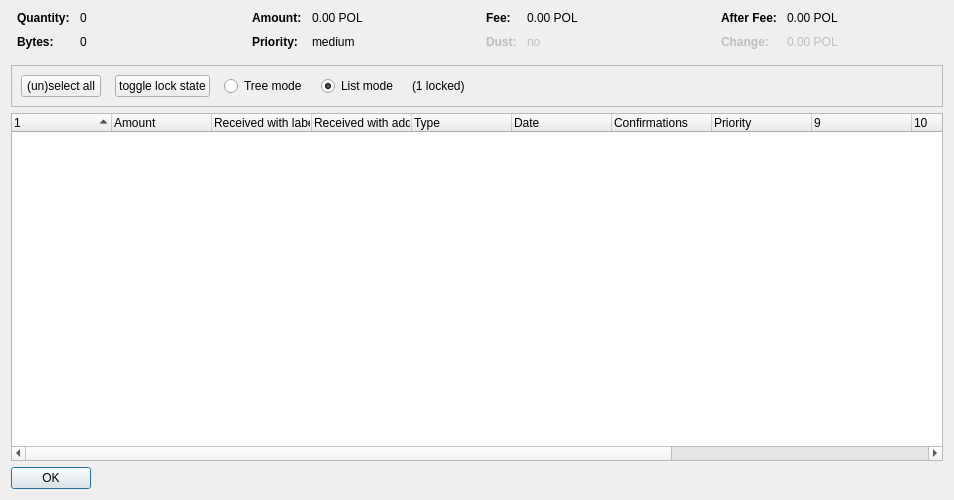
<?xml version="1.0" encoding="UTF-8"?>
<ui version="4.0">
 <class>CoinControlDialog</class>
 <widget class="QDialog" name="CoinControlDialog">
  <property name="geometry">
   <rect>
    <x>0</x>
    <y>0</y>
    <width>954</width>
    <height>500</height>
   </rect>
  </property>
  <property name="windowTitle">
   <string>Coin Selection</string>
  </property>
  <layout class="QVBoxLayout" name="verticalLayout">
   <item>
    <layout class="QHBoxLayout" name="horizontalLayoutTop" stretch="0,0,0,0">
     <property name="topMargin">
      <number>0</number>
     </property>
     <property name="bottomMargin">
      <number>10</number>
     </property>
     <item>
      <layout class="QFormLayout" name="formLayoutCoinControl1">
       <property name="horizontalSpacing">
        <number>10</number>
       </property>
       <property name="verticalSpacing">
        <number>10</number>
       </property>
       <property name="leftMargin">
        <number>6</number>
       </property>
       <property name="rightMargin">
        <number>6</number>
       </property>
       <item row="0" column="0">
        <widget class="QLabel" name="labelCoinControlQuantityText">
         <property name="font">
          <font>
           <weight>75</weight>
           <bold>true</bold>
          </font>
         </property>
         <property name="text">
          <string>Quantity:</string>
         </property>
        </widget>
       </item>
       <item row="0" column="1">
        <widget class="QLabel" name="labelCoinControlQuantity">
         <property name="cursor">
          <cursorShape>IBeamCursor</cursorShape>
         </property>
         <property name="contextMenuPolicy">
          <enum>Qt::ActionsContextMenu</enum>
         </property>
         <property name="text">
          <string notr="true">0</string>
         </property>
         <property name="textInteractionFlags">
          <set>Qt::LinksAccessibleByMouse|Qt::TextSelectableByKeyboard|Qt::TextSelectableByMouse</set>
         </property>
        </widget>
       </item>
       <item row="1" column="0">
        <widget class="QLabel" name="labelCoinControlBytesText">
         <property name="font">
          <font>
           <weight>75</weight>
           <bold>true</bold>
          </font>
         </property>
         <property name="text">
          <string>Bytes:</string>
         </property>
        </widget>
       </item>
       <item row="1" column="1">
        <widget class="QLabel" name="labelCoinControlBytes">
         <property name="cursor">
          <cursorShape>IBeamCursor</cursorShape>
         </property>
         <property name="contextMenuPolicy">
          <enum>Qt::ActionsContextMenu</enum>
         </property>
         <property name="text">
          <string notr="true">0</string>
         </property>
         <property name="textInteractionFlags">
          <set>Qt::LinksAccessibleByMouse|Qt::TextSelectableByKeyboard|Qt::TextSelectableByMouse</set>
         </property>
        </widget>
       </item>
      </layout>
     </item>
     <item>
      <layout class="QFormLayout" name="formLayoutCoinControl2">
       <property name="horizontalSpacing">
        <number>10</number>
       </property>
       <property name="verticalSpacing">
        <number>10</number>
       </property>
       <property name="leftMargin">
        <number>6</number>
       </property>
       <property name="rightMargin">
        <number>6</number>
       </property>
       <item row="0" column="0">
        <widget class="QLabel" name="labelCoinControlAmountText">
         <property name="font">
          <font>
           <weight>75</weight>
           <bold>true</bold>
          </font>
         </property>
         <property name="text">
          <string>Amount:</string>
         </property>
        </widget>
       </item>
       <item row="0" column="1">
        <widget class="QLabel" name="labelCoinControlAmount">
         <property name="cursor">
          <cursorShape>IBeamCursor</cursorShape>
         </property>
         <property name="contextMenuPolicy">
          <enum>Qt::ActionsContextMenu</enum>
         </property>
         <property name="text">
          <string notr="true">0.00 POL</string>
         </property>
         <property name="textInteractionFlags">
          <set>Qt::LinksAccessibleByMouse|Qt::TextSelectableByKeyboard|Qt::TextSelectableByMouse</set>
         </property>
        </widget>
       </item>
       <item row="1" column="0">
        <widget class="QLabel" name="labelCoinControlPriorityText">
         <property name="font">
          <font>
           <weight>75</weight>
           <bold>true</bold>
          </font>
         </property>
         <property name="text">
          <string>Priority:</string>
         </property>
        </widget>
       </item>
       <item row="1" column="1">
        <widget class="QLabel" name="labelCoinControlPriority">
         <property name="cursor">
          <cursorShape>IBeamCursor</cursorShape>
         </property>
         <property name="contextMenuPolicy">
          <enum>Qt::ActionsContextMenu</enum>
         </property>
         <property name="text">
          <string>medium</string>
         </property>
         <property name="textInteractionFlags">
          <set>Qt::LinksAccessibleByMouse|Qt::TextSelectableByKeyboard|Qt::TextSelectableByMouse</set>
         </property>
        </widget>
       </item>
      </layout>
     </item>
     <item>
      <layout class="QFormLayout" name="formLayoutCoinControl3">
       <property name="horizontalSpacing">
        <number>10</number>
       </property>
       <property name="verticalSpacing">
        <number>10</number>
       </property>
       <property name="leftMargin">
        <number>6</number>
       </property>
       <property name="rightMargin">
        <number>6</number>
       </property>
       <item row="0" column="0">
        <widget class="QLabel" name="labelCoinControlFeeText">
         <property name="font">
          <font>
           <weight>75</weight>
           <bold>true</bold>
          </font>
         </property>
         <property name="text">
          <string>Fee:</string>
         </property>
        </widget>
       </item>
       <item row="0" column="1">
        <widget class="QLabel" name="labelCoinControlFee">
         <property name="cursor">
          <cursorShape>IBeamCursor</cursorShape>
         </property>
         <property name="contextMenuPolicy">
          <enum>Qt::ActionsContextMenu</enum>
         </property>
         <property name="text">
          <string notr="true">0.00 POL</string>
         </property>
         <property name="textInteractionFlags">
          <set>Qt::LinksAccessibleByMouse|Qt::TextSelectableByKeyboard|Qt::TextSelectableByMouse</set>
         </property>
        </widget>
       </item>
       <item row="1" column="0">
        <widget class="QLabel" name="labelCoinControlLowOutputText">
         <property name="enabled">
          <bool>false</bool>
         </property>
         <property name="font">
          <font>
           <weight>75</weight>
           <bold>true</bold>
          </font>
         </property>
         <property name="text">
          <string>Dust:</string>
         </property>
        </widget>
       </item>
       <item row="1" column="1">
        <widget class="QLabel" name="labelCoinControlLowOutput">
         <property name="enabled">
          <bool>false</bool>
         </property>
         <property name="cursor">
          <cursorShape>IBeamCursor</cursorShape>
         </property>
         <property name="contextMenuPolicy">
          <enum>Qt::ActionsContextMenu</enum>
         </property>
         <property name="text">
          <string>no</string>
         </property>
         <property name="textInteractionFlags">
          <set>Qt::LinksAccessibleByMouse|Qt::TextSelectableByKeyboard|Qt::TextSelectableByMouse</set>
         </property>
        </widget>
       </item>
      </layout>
     </item>
     <item>
      <layout class="QFormLayout" name="formLayoutCoinControl4">
       <property name="horizontalSpacing">
        <number>10</number>
       </property>
       <property name="verticalSpacing">
        <number>10</number>
       </property>
       <property name="leftMargin">
        <number>6</number>
       </property>
       <property name="rightMargin">
        <number>6</number>
       </property>
       <item row="0" column="0">
        <widget class="QLabel" name="labelCoinControlAfterFeeText">
         <property name="font">
          <font>
           <weight>75</weight>
           <bold>true</bold>
          </font>
         </property>
         <property name="text">
          <string>After Fee:</string>
         </property>
        </widget>
       </item>
       <item row="0" column="1">
        <widget class="QLabel" name="labelCoinControlAfterFee">
         <property name="cursor">
          <cursorShape>IBeamCursor</cursorShape>
         </property>
         <property name="contextMenuPolicy">
          <enum>Qt::ActionsContextMenu</enum>
         </property>
         <property name="text">
          <string notr="true">0.00 POL</string>
         </property>
         <property name="textInteractionFlags">
          <set>Qt::LinksAccessibleByMouse|Qt::TextSelectableByKeyboard|Qt::TextSelectableByMouse</set>
         </property>
        </widget>
       </item>
       <item row="1" column="0">
        <widget class="QLabel" name="labelCoinControlChangeText">
         <property name="enabled">
          <bool>false</bool>
         </property>
         <property name="font">
          <font>
           <weight>75</weight>
           <bold>true</bold>
          </font>
         </property>
         <property name="text">
          <string>Change:</string>
         </property>
        </widget>
       </item>
       <item row="1" column="1">
        <widget class="QLabel" name="labelCoinControlChange">
         <property name="enabled">
          <bool>false</bool>
         </property>
         <property name="cursor">
          <cursorShape>IBeamCursor</cursorShape>
         </property>
         <property name="contextMenuPolicy">
          <enum>Qt::ActionsContextMenu</enum>
         </property>
         <property name="text">
          <string notr="true">0.00 POL</string>
         </property>
         <property name="textInteractionFlags">
          <set>Qt::LinksAccessibleByMouse|Qt::TextSelectableByKeyboard|Qt::TextSelectableByMouse</set>
         </property>
        </widget>
       </item>
      </layout>
     </item>
    </layout>
   </item>
   <item>
    <widget class="QFrame" name="frame">
     <property name="minimumSize">
      <size>
       <width>0</width>
       <height>40</height>
      </size>
     </property>
     <property name="frameShape">
      <enum>QFrame::StyledPanel</enum>
     </property>
     <property name="frameShadow">
      <enum>QFrame::Sunken</enum>
     </property>
     <layout class="QHBoxLayout" name="horizontalLayout">
      <item>
       <layout class="QHBoxLayout" name="horizontalLayoutPanel" stretch="0,0,0,0,0,0">
        <property name="spacing">
         <number>14</number>
        </property>
        <item>
         <widget class="QPushButton" name="pushButtonSelectAll">
          <property name="sizePolicy">
           <sizepolicy hsizetype="Maximum" vsizetype="Fixed">
            <horstretch>0</horstretch>
            <verstretch>0</verstretch>
           </sizepolicy>
          </property>
          <property name="text">
           <string>(un)select all</string>
          </property>
          <property name="autoDefault">
           <bool>false</bool>
          </property>
         </widget>
        </item>
        <item>
         <widget class="QPushButton" name="pushButtonToggleLock">
          <property name="sizePolicy">
           <sizepolicy hsizetype="Maximum" vsizetype="Fixed">
            <horstretch>0</horstretch>
            <verstretch>0</verstretch>
           </sizepolicy>
          </property>
          <property name="text">
           <string>toggle lock state</string>
          </property>
          <property name="autoDefault">
           <bool>false</bool>
          </property>
         </widget>
        </item>
        <item>
         <widget class="QRadioButton" name="radioTreeMode">
          <property name="sizePolicy">
           <sizepolicy hsizetype="Maximum" vsizetype="Fixed">
            <horstretch>0</horstretch>
            <verstretch>0</verstretch>
           </sizepolicy>
          </property>
          <property name="text">
           <string>Tree mode</string>
          </property>
         </widget>
        </item>
        <item>
         <widget class="QRadioButton" name="radioListMode">
          <property name="sizePolicy">
           <sizepolicy hsizetype="Maximum" vsizetype="Fixed">
            <horstretch>0</horstretch>
            <verstretch>0</verstretch>
           </sizepolicy>
          </property>
          <property name="text">
           <string>List mode</string>
          </property>
          <property name="checked">
           <bool>true</bool>
          </property>
         </widget>
        </item>
        <item>
         <widget class="QLabel" name="labelLocked">
          <property name="text">
           <string>(1 locked)</string>
          </property>
         </widget>
        </item>
        <item>
         <spacer name="horizontalSpacer">
          <property name="orientation">
           <enum>Qt::Horizontal</enum>
          </property>
          <property name="sizeHint" stdset="0">
           <size>
            <width>40</width>
            <height>20</height>
           </size>
          </property>
         </spacer>
        </item>
       </layout>
      </item>
     </layout>
    </widget>
   </item>
   <item>
    <widget class="CoinControlTreeWidget" name="treeWidget">
     <property name="contextMenuPolicy">
      <enum>Qt::CustomContextMenu</enum>
     </property>
     <property name="sortingEnabled">
      <bool>false</bool>
     </property>
     <property name="columnCount">
      <number>13</number>
     </property>
     <attribute name="headerShowSortIndicator" stdset="0">
      <bool>true</bool>
     </attribute>
     <attribute name="headerStretchLastSection">
      <bool>false</bool>
     </attribute>
     <column>
      <property name="text">
       <string/>
      </property>
     </column>
     <column>
      <property name="text">
       <string>Amount</string>
      </property>
     </column>
     <column>
      <property name="text">
       <string>Received with label</string>
      </property>
     </column>
     <column>
      <property name="text">
       <string>Received with address</string>
      </property>
     </column>
     <column>
      <property name="text">
	<string>Type</string>
      </property>
     </column>
     <column>
      <property name="text">	 
       <string>Date</string>
      </property>
     </column>
     <column>
      <property name="text">
       <string>Confirmations</string>
      </property>
      <property name="toolTip">
       <string>Confirmed</string>
      </property>
     </column>
     <column>
      <property name="text">
       <string>Priority</string>
      </property>
     </column>
     <column>
      <property name="text">
       <string/>
      </property>
     </column>
     <column>
      <property name="text">
       <string/>
      </property>
     </column>
     <column>
      <property name="text">
       <string/>
      </property>
     </column>
     <column>
      <property name="text">
       <string/>
      </property>
     </column>
     <column>
      <property name="text">
       <string/>
      </property>
     </column>
    </widget>
   </item>
   <item>
    <widget class="QDialogButtonBox" name="buttonBox">
     <property name="sizePolicy">
      <sizepolicy hsizetype="Maximum" vsizetype="Fixed">
       <horstretch>0</horstretch>
       <verstretch>0</verstretch>
      </sizepolicy>
     </property>
     <property name="orientation">
      <enum>Qt::Horizontal</enum>
     </property>
     <property name="standardButtons">
      <set>QDialogButtonBox::Ok</set>
     </property>
    </widget>
   </item>
  </layout>
 </widget>
 <customwidgets>
  <customwidget>
   <class>CoinControlTreeWidget</class>
   <extends>QTreeWidget</extends>
   <header>coincontroltreewidget.h</header>
  </customwidget>
 </customwidgets>
 <resources/>
 <connections/>
</ui>
